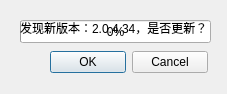
<?xml version="1.0" encoding="UTF-8"?>
<ui version="4.0">
 <class>Dialog</class>
 <widget class="QDialog" name="Dialog">
  <property name="geometry">
   <rect>
    <x>0</x>
    <y>0</y>
    <width>227</width>
    <height>94</height>
   </rect>
  </property>
  <property name="windowTitle">
   <string>自动更新</string>
  </property>
  <widget class="QProgressBar" name="progressBar">
   <property name="geometry">
    <rect>
     <x>20</x>
     <y>20</y>
     <width>191</width>
     <height>23</height>
    </rect>
   </property>
   <property name="value">
    <number>0</number>
   </property>
  </widget>
  <widget class="QLabel" name="label">
   <property name="geometry">
    <rect>
     <x>20</x>
     <y>20</y>
     <width>191</width>
     <height>16</height>
    </rect>
   </property>
   <property name="text">
    <string>发现新版本：2.0.4.34，是否更新？</string>
   </property>
  </widget>
  <widget class="QWidget" name="">
   <property name="geometry">
    <rect>
     <x>50</x>
     <y>50</y>
     <width>158</width>
     <height>25</height>
    </rect>
   </property>
   <layout class="QHBoxLayout" name="horizontalLayout">
    <item>
     <widget class="QPushButton" name="Btn_OK">
      <property name="text">
       <string>OK</string>
      </property>
     </widget>
    </item>
    <item>
     <widget class="QPushButton" name="Btn_Cancel">
      <property name="text">
       <string>Cancel</string>
      </property>
     </widget>
    </item>
   </layout>
  </widget>
 </widget>
 <resources/>
 <connections>
  <connection>
   <sender>Btn_Cancel</sender>
   <signal>clicked()</signal>
   <receiver>Dialog</receiver>
   <slot>close()</slot>
   <hints>
    <hint type="sourcelabel">
     <x>161</x>
     <y>61</y>
    </hint>
    <hint type="destinationlabel">
     <x>214</x>
     <y>6</y>
    </hint>
   </hints>
  </connection>
 </connections>
</ui>
